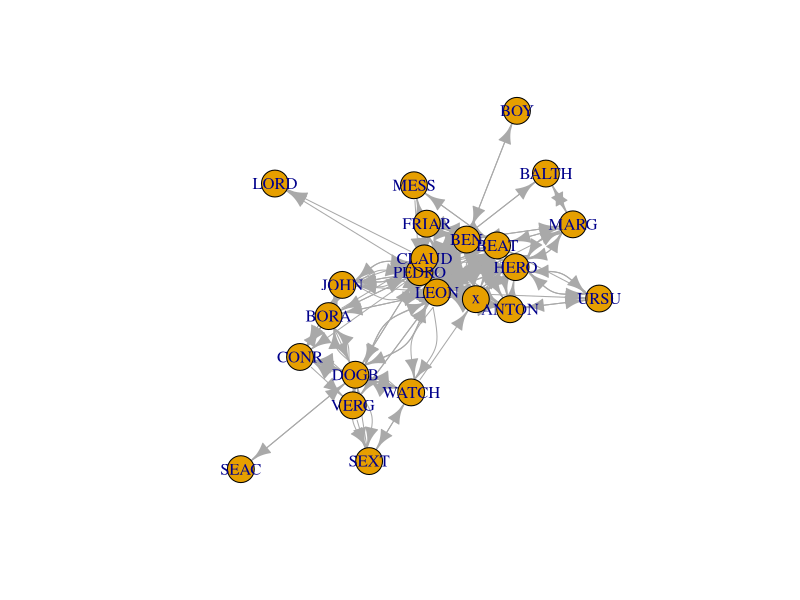
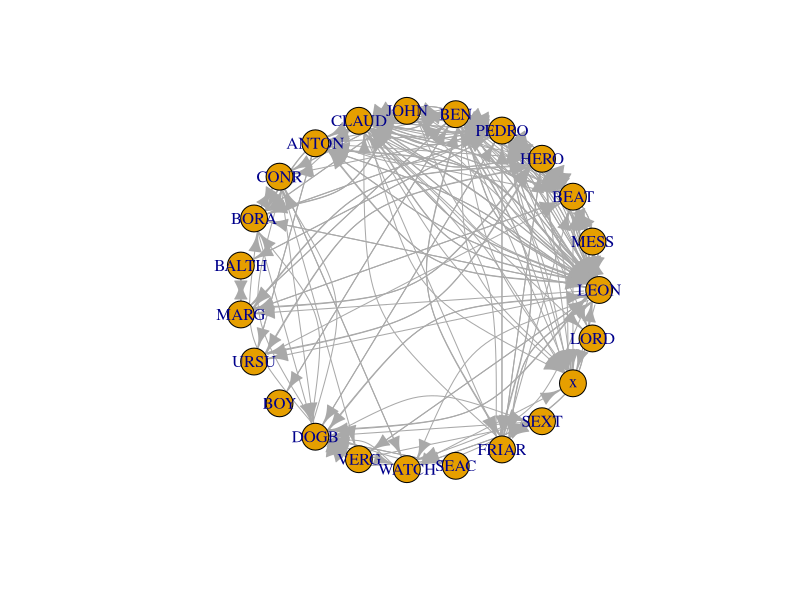
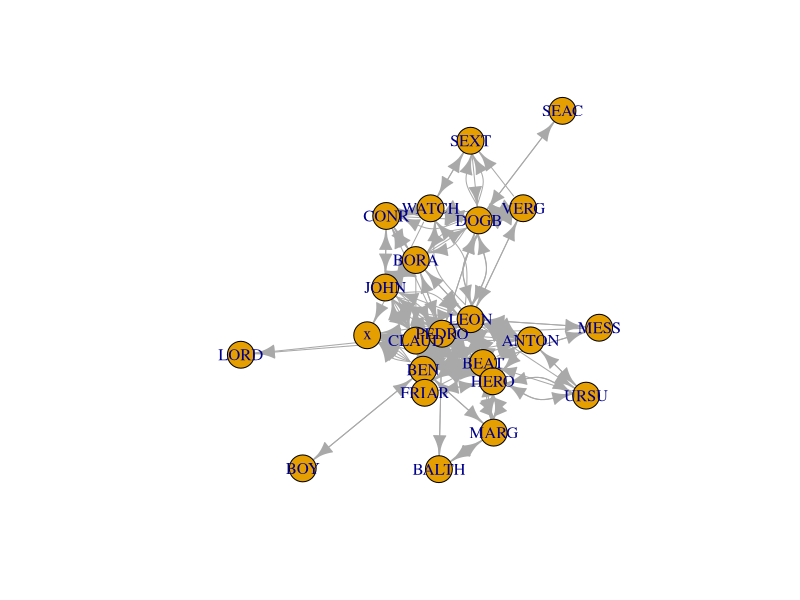
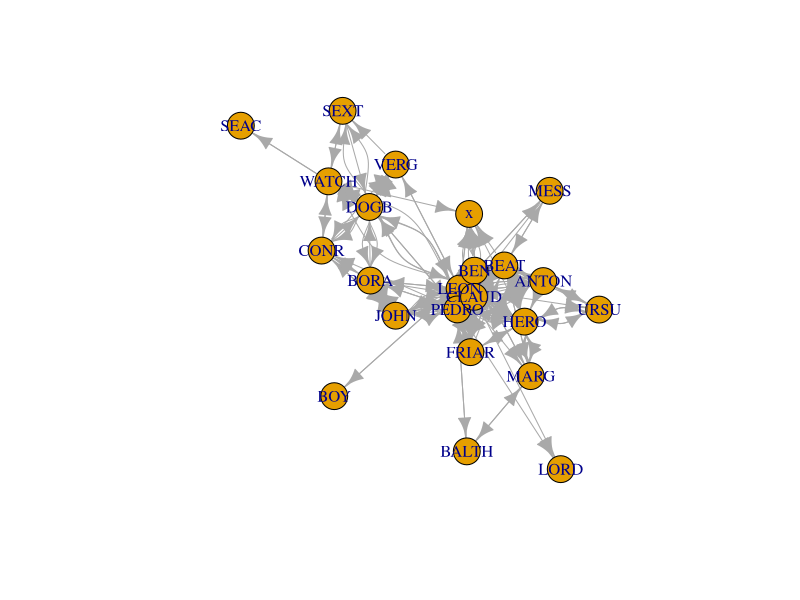
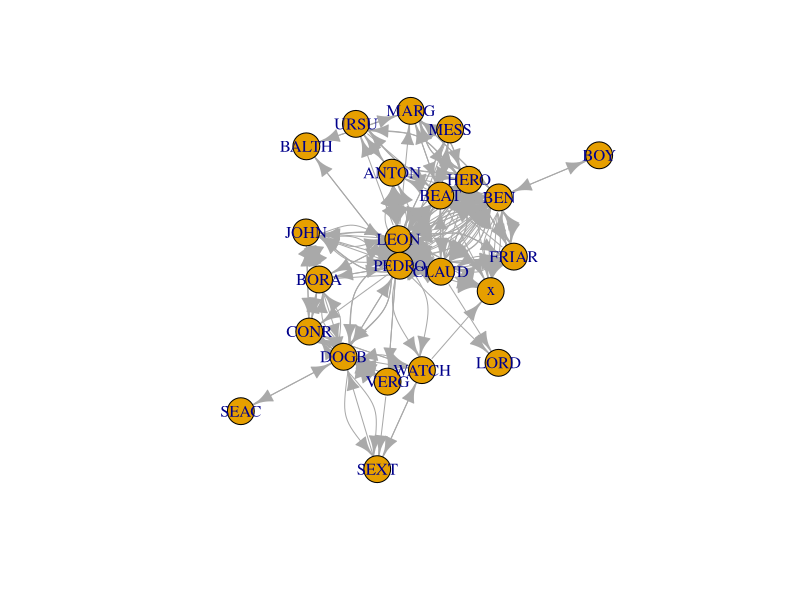
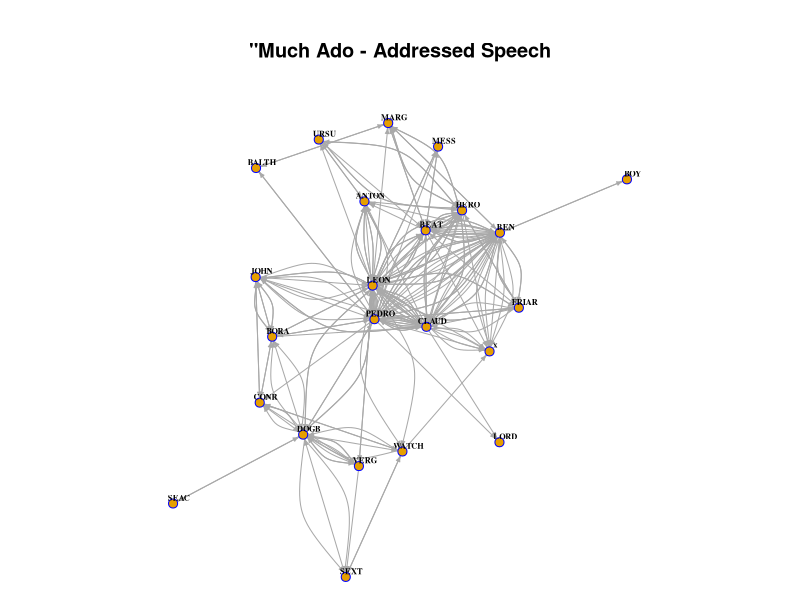
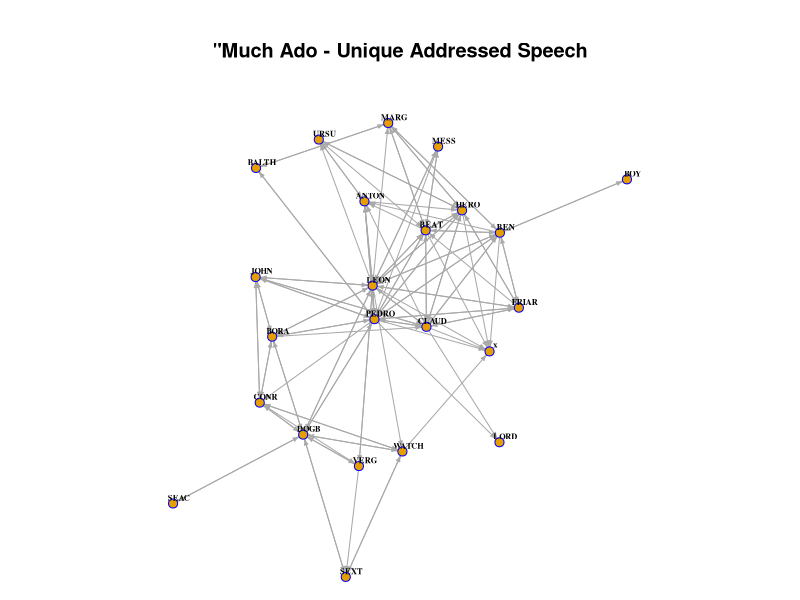
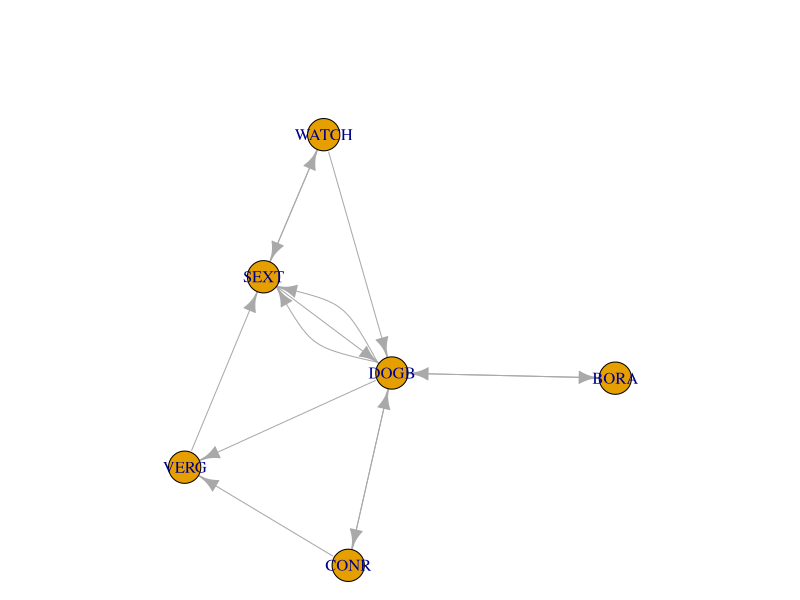

These charts were generated, in order, by the following R code:
## ---- chunk 1
knitr::opts_chunk$set(echo = TRUE)

## ---- chunk 2
# Social Networks in Literature
# February 11, 2020

# install.packages("igraph") # Only needs to be done once.
library("igraph") # Attaches igraph to the session
#setwd("~/projects/hack/igraph")

# Reading tables ------------
# Read in information about dialogue in Much Ado...
# I've created a representation of who speaks to whom in each scene, marking exchanges only once per scene.
# That is if Beatrice and Benedick go back and forth for several lines, I record only:
# BEAT\tBEN and BEN\tBEA
# soliloquy and asides and oaths are marked with an "x"
ado.df<-read.table('muchado-edgelist.txt', header=T) # strings come in as factors, compare read.table('muchado-edgelist.txt', header=T, stringsAsFactors=F)
View(ado.df) # a data-frame (mixes data types)! 
class(ado.df[,1]) == class(ado.df[,3]) 

# Subsetting (Tricks) -------- 
ado.df$char1 # factors (categorical variables)
as.character(ado.df$char1) # as a character vector
class(ado.df$act.sc)
ado.df$act.sc
which(ado.df$act.sc==4.2) # Dogberry and "malefactors" before the Sexton
ado.df[which(ado.df$act.sc==4.2),] # same subsetting, more verbose
grep("1.",ado.df$act.sc)
ado.df[grep("1.",ado.df$act.sc),]
subset.data.frame(ado.df, char1=="DOGB")
1<=ado.df$act.sc & ado.df$act.sc<2
ado.df[1<=ado.df$act.sc & ado.df$act.sc<2,]
act1sc3<-ado.df[which(ado.df$act.sc==1.3),]

# Try out the igraph library -----------
g <- graph.data.frame(ado.df)

str(g)

V(g) # vertices, there are 23
E(g) # edges, there are 246

#get all the edges
get.edgelist(g)
class(get.edgelist(g)) #it's a matrix

# plots
plot(g) # The whole play: whoa, that's a spaghetti monster!
plot(g, layout=layout.circle)
plot(g, layout=layout.fruchterman.reingold)
plot(g, layout=layout.graphopt)
plot(g, layout=layout.kamada.kawai)

# prettify that plot? 
# prettier plots: http://igraph.org/r/doc/plot.common.html
par(mai=c(0,0,1,0))
plot(g,    		#the graph to be plotted
     layout=layout.kamada.kawai,	# the layout method. see the igraph documentation for details
     main='"Much Ado - Addressed Speech',	#specifies the title
     vertex.size=4,
     edge.arrow.size=.3,
     vertex.label.dist=0.5,			#puts the name labels slightly off the dots
     vertex.frame.color='blue', 		#the color of the border of the dots 
     vertex.label.color='black',		#the color of the name labels
     vertex.label.font=2,			#the font of the name labels
     vertex.label=V(g)$name,		#specifies the labels of the vertices.
     vertex.label.cex=.5			#specifies the size of the font of the labels
)

# Simplify 
g2<-graph.data.frame(unique(ado.df[,1:2]))
par(mai=c(0,0,1,0))
plot(g2, layout=layout.kamada.kawai, main='"Much Ado - Unique Addressed Speech',
     vertex.size=4, edge.arrow.size=.3, vertex.label.dist=0.5,
     vertex.frame.color='blue', vertex.label.color='black',	
     vertex.label.font=2, vertex.label=V(g)$name,vertex.label.cex=.5
)

# plot and save as a PDF
pdf("ado-who2whom.pdf")
plot(g2)
dev.off()

# Simplify: Pull out a scene?
ado.df[,3] #ask for a column by number
ado.df$act.sc #ask for a column by name
ado.df[which(ado.df$act.sc == 4.2),] # subset rows
act4sc2<-ado.df[which(ado.df$act.sc == 4.2),]
g4<-graph.data.frame(act4sc2)
plot(g4)

V(g) # 23/23 vertices, named:
# + 23/23 vertices, named, from 4e6264d:
#  [1] LEON  MESS  BEAT  HERO  PEDRO BEN   JOHN  CLAUD ANTON CONR 
# [11] BORA  BALTH MARG  URSU  BOY   DOGB  VERG  WATCH SEAC  FRIAR
# [21] SEXT  x     LORD 

# Adjacency
neighbors(g, V(g)[3], mode = "out") #who does Beatrice talk to? (18 of 23)
neighbors(g, V(g)[6], mode = "out") #who does Benedick talk to? (28 of 23)
neighbors(g, V(g)[5], mode = "out") #Don Pedro? (33/23)
neighbors(g, V(g)[1], mode = "out") #who does Leonato talk to? (40 of 23)
neighbors(g, V(g)[3], mode = "in") #who talks to Leonato (17 of 23)
neighbors(g, V(g)[4], mode = "out") #who does Hero talk to? (13 of 23)
neighbors(g, V(g)[7], mode = "out") #Don John? (33/23)

# Incidence (edges that share a vertex)
incident(g,V(g)[3], mode="all")
incident(g,V(g)[3], mode="out")
incident(g,V(g)[3], mode="in")

# indegree and outdegree socialty (quiz and sort these)
degree(g, mode="in") # spoken to
degree(g,mode="out") # speaks 

# paths
View(distances(g))
View(shortest.paths(g, mode='in'))
View(shortest.paths(g, mode='out'))
# all_shortest_paths(g,from="HERO") #super long text
all_shortest_paths(g2,from="DOGB",to="JOHN")

# betweenness: measures the number of shortest paths going through a specific vertex
betweenness(g)

# eigenvector centrality: gives greater weight to a node the more it is connected to other highly connected nodes
g_undirected <- as.undirected(g, mode='collapse')
evg_social<-evcent(g_undirected)
eigen_social<-evg_social$vector
sort(eigen_social,decreasing=T)

# closeness: "closeness centrality of a vertex is defined by the inverse of the average length of the shortest paths to/from all the other vertices in the graph"
closeness(g, mode='in') # WTF? -- Why warning?
components(g) # also try, component_distribution(g)
is_connected(g)
components(g,mode="strong") # AH! In fact, 3 graphs!
is_connected(g,mode="strong") #My "x" and my "LORD don't talk back!
g2<-induced_subgraph(g, which(components(g,mode="strong")$membership==1)) # Fix it
closeness(g2)

# This should also work?
# which(ado.df$char2!="x")
# ado2.df<-ado.df[which(ado.df$char2!="x"),]
# ado2.df<-ado2.df[which(ado.df$char2!="LORD"),]
# g3<-graph.data.frame(ado.df2)

# Some more subsetting, tips and tricks
act1sc3<-ado.df[which(ado.df$act.sc==1.3),]
act1scene3.g<-graph.data.frame(act1sc3)
# str(act1scene3.g)
act1scene3.g[1]
neighbors(act1scene3.g,V(act1scene3.g)[2],mode="out")
V(act1scene3.g)
degree(g)

##############
# START HERE? -------------
# messing about also with this: https://rstudio-pubs-static.s3.amazonaws.com/74248_3bd99f966ed94a91b36d39d8f21e3dc3.html

g<-graph.empty(n=10, directed=TRUE)
plot(g)

g<-graph.full(n=10, directed = FALSE, loops = FALSE)
plot(g)
g<-graph.star(n=10, mode="out")
plot(g)
g<-graph.star(n=10, mode="in")
plot(g)
g<-graph.ring(n=10)
plot(g)

edges <- c(1,2, 3,2, 2,4)
g<-graph(edges, n=max(edges), directed=TRUE)
plot(g)

vcount(g) #count vertices
ecount(g) #count edges

neighbors(g, V(g)[1], mode = 1)
incident(g,V(g)[2], mode=c("all", "out", "in", "total"))
is.directed(g)
are.connected(g, V(g)[1], V(g)[3])
get.edgelist(g)



############################################################
############################################################

# From last time I taught this class: 
# Jane Austen's Emma

# read in information about Emma dialogue
emma.df<-read.table('emma-graph.txt', header=T) # Volume 1, Who speaks to whom?
g <- graph.data.frame(emma.df)

V(g) # vertices, there are 14
E(g) # edges, there are 90

# plots
plot(g)
plot(g, layout=layout.circle)
plot(g, layout=layout.fruchterman.reingold)
plot(g, layout=layout.graphopt)
plot(g, layout=layout.kamada.kawai)

# prettify that plot? 
# prettier plots: http://igraph.org/r/doc/plot.common.html
par(mai=c(0,0,1,0))
plot(g,    		#the graph to be plotted
     layout=layout.kamada.kawai,	# the layout method. see the igraph documentation for details
     main='"Emma" - Addressed Speech',	#specifies the title
     vertex.size=4,
     edge.arrow.size=.3,
     vertex.label.dist=0.5,			#puts the name labels slightly off the dots
     vertex.frame.color='blue', 		#the color of the border of the dots 
     vertex.label.color='black',		#the color of the name labels
     vertex.label.font=2,			#the font of the name labels
     vertex.label=V(g)$name,		#specifies the labels of the vertices.
     vertex.label.cex=.5			#specifies the size of the font of the labels
)

# plot and save as a PDF
pdf("emmagraph.pdf")
plot(g)
dev.off()

V(g) # 14/14 vertices, named: MrWoodhouse, Emma, MrKnightley, Harriet, MrElton, MissNash, Isabella    
    # MrJKnightley, MrWeston ,MrsWeston, Frank, x, MrsBates, MissBates

neighbors(g, V(g)[2], mode = 1) #who does Emma talk to? 
neighbors(g, V(g)[3], mode = 1) #who does Knightley talk to? 

incident(g,V(g)[2], mode=c("all", "out", "in", "total"))
get.edgelist(g)

# indegree and outdegree socialty
degree(g, mode="in") # spoken to
degree(g,mode="out") # speaks to 

# closeness
closeness(g, mode='in')
closeness(g, mode='out')

# betweenness: measures the number of shortest paths going through a specific vertex
betweenness(g)

# eigenvector centrality: gives greater weight to a node the more it is connected to other highly connected nodes
g_undirected <- as.undirected(g, mode='collapse')
evg_social<-evcent(g_undirected)
eigen_social<-evg_social$vector

# paths
View(distances(g))
View(shortest.paths(g, mode='in'))
shortest.paths(g, mode='out')


###############################################
# messing about also with this: https://rstudio-pubs-static.s3.amazonaws.com/74248_3bd99f966ed94a91b36d39d8f21e3dc3.html

g<-graph.empty(n=10, directed=TRUE)
plot(g)

g<-graph.full(n=10, directed = FALSE, loops = FALSE)
g<-graph.star(n=10, mode="out")
g<-graph.star(n=10, mode="in")
g<-graph.ring(n=10)

edges <- c(1,2, 3,2, 2,4)
g<-graph(edges, n=max(edges), directed=TRUE)

vcount(g) #count vertices
ecount(g) #count edges

neighbors(g, V(g)[1], mode = 1)
incident(g,V(g)[2], mode=c("all", "out", "in", "total"))
is.directed(g)
are.connected(g, V(g)[1], V(g)[3])
get.edgelist(g)



